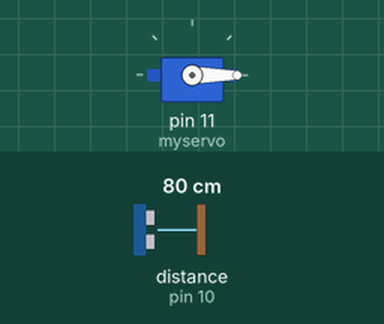
Simulated run of this sketch. Board: Arduino Uno, built with avr-gcc and run on an emulated ATmega328P. Parts: servo. Wiring (inferred from the names in the program): ultrasonic range finder: trigger pin 9; echo pin 10. The inputs (shaded band) are chosen by the test bench; at power-on: distance to the obstacle (sensor on pin 10) 80 cm. The echo pulse lasts 58.3 µs per cm.

Above: at 1.2 s.
1.3 s: distance to the obstacle (sensor on pin 10) set to 22 cm
2.8 s: distance to the obstacle (sensor on pin 10) set to 17 cm
At 3.5 s:
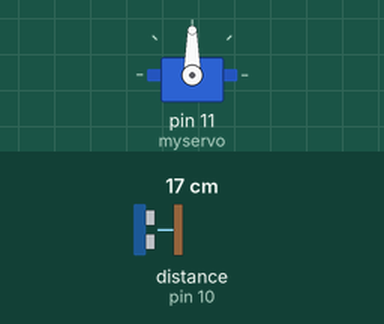
Timing chart, 0 to 5.8 s (numbered marks = the images above; inputs shaded):
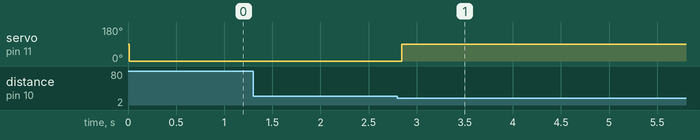

Measured:
- the behaviour switches between 20 and 19 cm on distance to the obstacle (sensor on pin 10) (found by bisection; images 0 and 1)
- after the input at 1.3 s, every drawn part: stays the same
- after the input at 2.8 s, servo on pin 11 (myservo): 0° → 90° after 0.05 s

The sketch:

Soptunna.ino
```cpp
/*
File:
 */

#include <Servo.h>

Servo myservo;  // create servo object to control a servo

const int trigPin = 9, echoPin = 10; //Attaches trig to pin 9 and echo to pin 10
float duration, distance; //Variables to store duration and distance

void setup() {
  myservo.attach(11);  // attaches the servo on pin 11 to the servo object
  pinMode(trigPin, OUTPUT); //sets pin 9 as outout pin
  pinMode(echoPin, INPUT); // sets pin 10 as input pin
}

void loop() {
  //Triggering the ultasonic sensor to initiate distance measurement
  digitalWrite(trigPin, LOW);
  delayMicroseconds(2);
  digitalWrite(trigPin, HIGH);
  delayMicroseconds(10);
  digitalWrite(trigPin, LOW);

  // Measure the time taken for the ultrasonic pulse to return
  duration = pulseIn(echoPin, HIGH);
  distance = (duration*.0343)/2;  //calculate distance based on speed of sound
  delay(10);

  //Opens the lid if you are 19 cm away drom the distance sensor
  if (distance < 19) {
    myservo.write(90);  // tell servo to go to position 90 degrees
    delay(5000);
    //waits 5 seconds for servo to get in this position
  } else {
    myservo.write(0);              // set myservo to position 0 degrees
    delay(100);
  }// waits 100ms for the servo to reach the position
}
```
